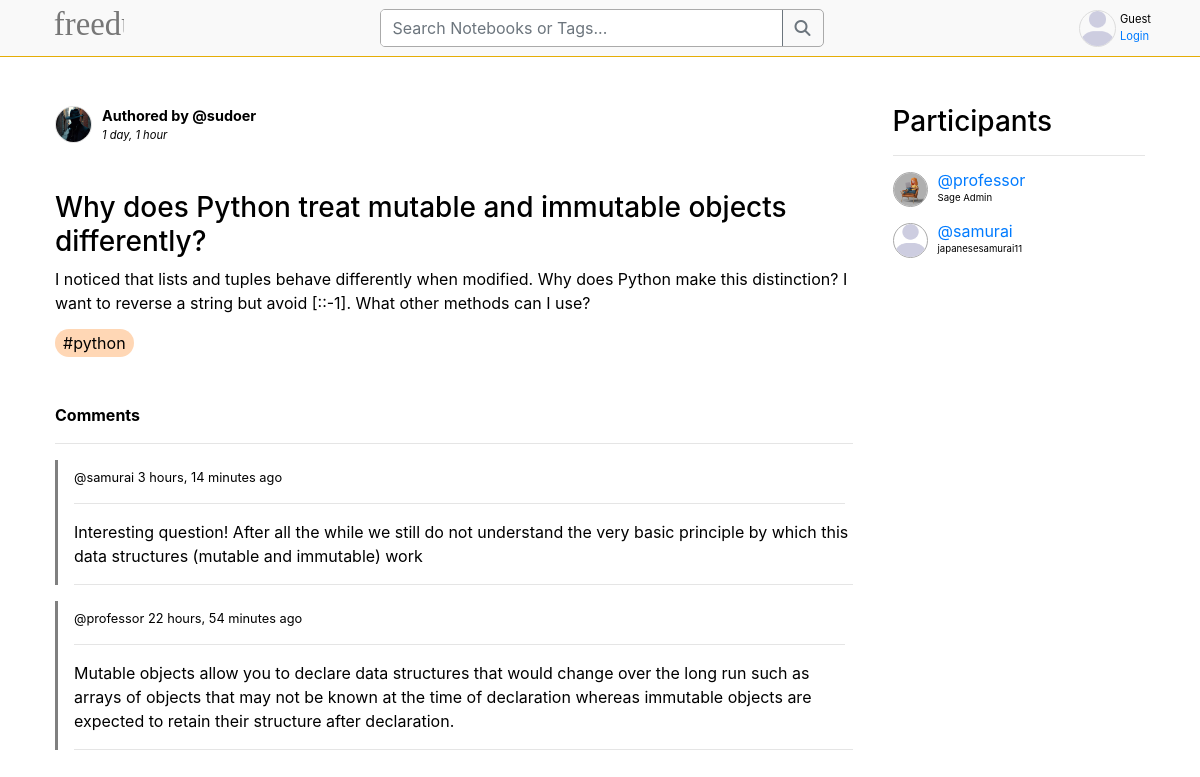
Page /room/3/ on the committed database.
### base/models.py (models this page shows, shortened)
class Room(models.Model):
    host = models.ForeignKey(User, on_delete=models.SET_NULL, null=True)
    topic = models.ForeignKey(Topic, on_delete=models.SET_NULL, null=True)
    name = models.CharField(max_length=200)
    description = models.TextField(null=True, blank=True)
    participants = models.ManyToManyField(
        User, related_name='participants', blank=True)
    updated = models.DateTimeField(auto_now=True)
    created = models.DateTimeField(auto_now_add=True)
    class Meta:
        ordering = ['-updated', '-created']

class User(AbstractUser):
    name = models.CharField(max_length=50, null=True)
    email = models.EmailField(max_length=50, null=True, unique=True)
    bio = models.TextField(max_length=250, null=True)
    avatar = models.ImageField(null=True, default='defaults/profile.png')
    USERNAME_FIELD = 'email'
    REQUIRED_FIELDS = []

class Topic(models.Model):
    name = models.CharField(max_length=200)
    def __str__(self):
        return self.name

class Message(models.Model):
    user = models.ForeignKey(User, on_delete=models.CASCADE)
    room = models.ForeignKey(Room, on_delete=models.CASCADE)
    body = models.TextField()
    updated = models.DateTimeField(auto_now=True)
    created = models.DateTimeField(auto_now_add=True)
    class Meta:
        ordering = ['-updated', '-created']

### base/views.py (the view, shortened to what this page needs)
# urls.py: path('room/<str:pk>/', views.room, name='room'),
def room(request, pk):
    room = Room.objects.get(id=pk)
    room_messages = room.message_set.all()
    participants = room.participants.all()
    context = {
        'room': room, 'room_messages': room_messages, 'participants': participants
    }
    return render(request, 'base/room.html', context)

### base/templates/base/room.html (shortened to what this page needs)
{% extends "main.html" %} {% block content %}
{% load icons %}
{% load static %}
<div class="room-container container mt-5" style="position: relative">
    <div style="padding: 0 10px">
        <div class="mb-5 d-flex user-mgt" style="justify-content: space-between">
            <div class="d-flex" style="gap: 10px;align-items: end;">
                <div
                    class="border boder-1"
                    style="
                        border-radius: 50%;
                        overflow: hidden;
                        object-fit: contain;
                        height: fit-content;
                        border-color: var(--card-border-color) !important;
                    "
                >
                    <img
                        src="{{room.host.avatar.url}}"
                        alt=""
                        style="width: 35px !important; height: 35px !important"
                        srcset=""
                        class=""
                    />
                </div>
                <div class="d-flex flex-column">
                    <span style="font-size: .9em; font-weight: bold;">Authored by @{{ room.host.username }}</span>
                    <p class="m-0 p-0" style="font-size: .7em; font-style: italic;">{{ room.created|timesince}}</p>
                </div>
            </div>
        </div>
        <h3>{{room.name}}</h3>
        <p>{{room.description}}</p>
        <span
            class="px-2 py-1"
            style="background-color: var(--tag-color); border-radius: 20px"
            >#{{room.topic}}</span
        >
        <div class="comment-wrapper mt-5">
            <span class="" style="font-weight: bold">Comments</span>
            <hr>
             {% for message in room_messages %}
            <div class="pl-3 pt-2" style="background-color: var(--comment-box);border-left: 3px solid gray;">
                <div class="d-flex justify-content-between align-items-center pr-2">
                    <small
                    >@{{message.user.username}} {{message.created|timesince}} ago</small
                    >
                </div>
                <hr class="mr-2">
                <p>{{message.body}}</p>
                <hr>
            </div>
            {% endfor %}
        </div>
    </div>
    <div style="padding: 0 10px" class="participants">
        <h3>Participants</h3>
        <hr>
        {% for user in participants %}
        <div class="d-flex mb-3" style="gap: 10px;">
            <div class="profile-pic border" style="width: 35px;height: 35px; border-radius: 50%;overflow: hidden; border-color: var(--search-border) !important;">
                <img
                src="{{user.avatar.url}}"
                alt=""
                style="width: 100%;height: 100%;"
                srcset=""
                class=""
            />
            </div>
            <div class="d-flex flex-column justify-content-around" style="gap: 0;">
                <a class="m-0" style="line-height: 0" href="{% url 'user-profile' user.id %}">@{{user.username}}</a>
                <p class="m-0" style="line-height: 0; font-size: .6em">{{user.name}}</p>
            </div>
        </div>
        {% endfor %}
    </div>
</div>
{% endblock content %}

### static/css/main.css (style rules this page uses)
html { scroll-behavior: smooth;scrollbar-width: none !important; }
body { background-color: white !important; }

### templates/main.html (style rules this page uses)
:root { --bg-color: #ffffff; --text-color: #000000; --toggle-bg: #ddd; --toggle-circle: #fff; --card-color: #fff; --card-border-color: #ddd; --nav-bar: #f9f9f9; --search-color: #fff; --search-border: #aaa; --feed-description: #444; --comment-box: #fff; --comment-box-text: #444; --tag-color: #ffd7b5; }
body { background-color: var(--bg-color); color: var(--text-color); transition: background-color 0.3s, color 0.3s; }

### base/templates/base/room.html (style rules this page uses)
.room-container { display: block }
.participants { display: none; }
.user-mgt { flex-direction: column; gap: 10px; }
@media screen and (min-width: 768px) { .room-container { display: grid; grid-template-columns: 3fr 1fr; gap: 20px; } }
@media screen and (min-width: 768px) { .participants { display: block; } }
@media screen and (min-width: 768px) { .user-mgt { flex-direction: row; } }

### rows in the picture
Room: host.avatar (picture), host.username "sudoer", created "1 day, 1 hour", name "Why does Python treat mutable and immutable objects differently?", description "I noticed that lists and tuples behave differently when modified. Why does Python make this distinction? I want to reverse a string but avoid [::-1]. What other methods can I use?", topic "python"
Message: user.username "samurai", created "3 hours, 14 minutes", body "Interesting question! After all the while we still do not understand the very basic principle by which this data structures (mutable and immutable) work"
Message: user.username "professor", created "22 hours, 54 minutes", body "Mutable objects allow you to declare data structures that would change over the long run such as arrays of objects that may not be known at the time of declaration whereas immutable objects are expected to retain their structure after declaration."
User: avatar (picture), username "professor", name "Sage Admin"
User: avatar (placeholder picture), username "samurai", name "japanesesamurai11"
